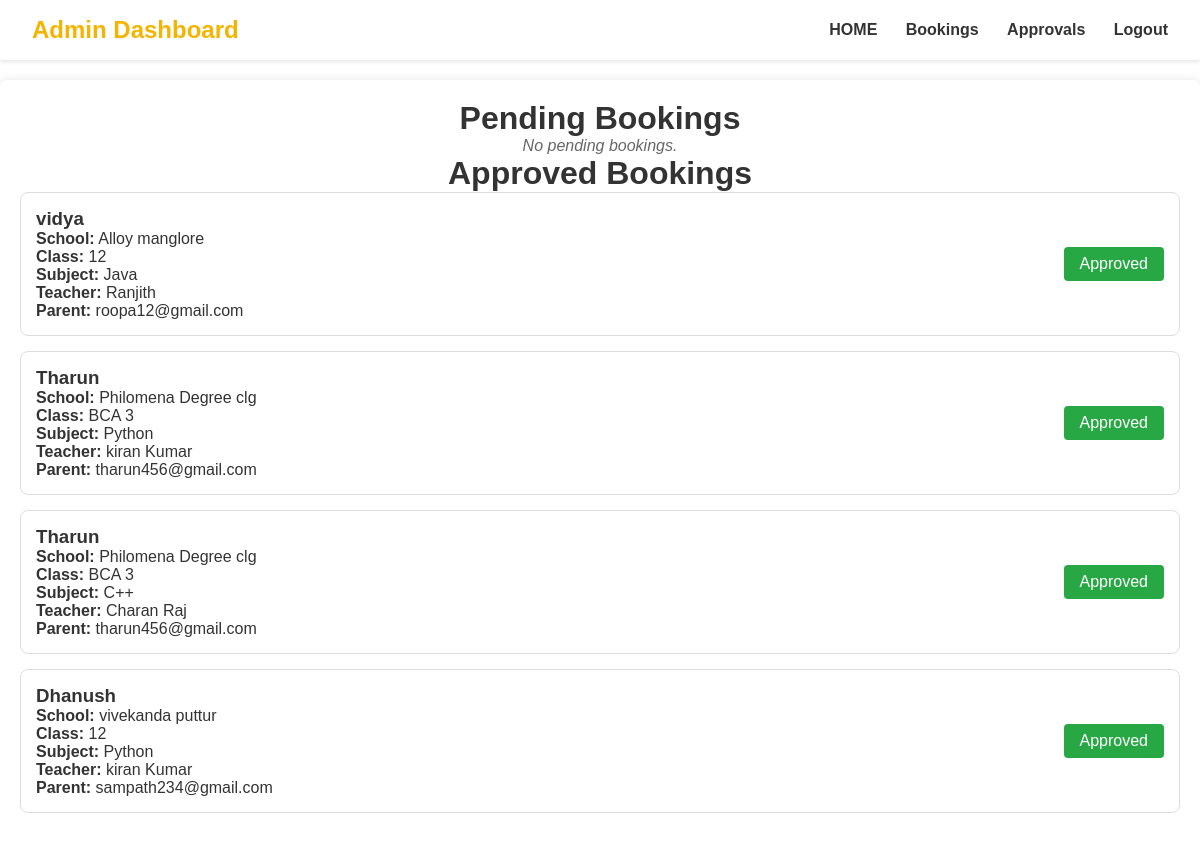
/dashboard/admin/bookings/ (signed in), run on the app's committed database.
### tution_app/parents/models.py (models this page shows, shortened)
class Booking(models.Model):
    parent = models.ForeignKey(ParentProfile, on_delete=models.CASCADE)
    teacher = models.ForeignKey('teachers.TeacherProfile', on_delete=models.CASCADE)
    student_name = models.CharField(max_length=100)
    school = models.CharField(max_length=100)
    class_name = models.CharField(max_length=50)  # e.g., 10th Grade
    subject = models.CharField(max_length=50)
    photo = models.ImageField(upload_to='bookings/', null=True, blank=True)
    is_approved = models.BooleanField(default=False)
    payment_status = models.CharField(max_length=20, default='pending')
    created_at = models.DateTimeField(auto_now_add=True)

class ParentProfile(models.Model):
    user = models.OneToOneField(User, on_delete=models.CASCADE)
    name = models.CharField(max_length=100,default='unknown')
    phone = models.CharField(max_length=10)
    gender = models.CharField(max_length=10)
    address = models.TextField()
    image = models.ImageField(upload_to='parents/')
    is_approved = models.BooleanField(default=False)

### tution_app/teachers/models.py (models this page shows, shortened)
class TeacherProfile(models.Model):
    user = models.OneToOneField(User, on_delete=models.CASCADE)
    name = models.CharField(max_length=100)
    phone = models.CharField(max_length=15)
    gender = models.CharField(max_length=10)
    address = models.TextField()
    subject = models.CharField(max_length=50)
    experience = models.IntegerField(default=0)
    image = models.ImageField(upload_to='teacher_images/', null=True, blank=True)
    is_approved = models.BooleanField(default=False)

### tution_app/parents/views.py (the view)
# urls.py: path('dashboard/admin/bookings/', views.admin_bookings, name='admin_bookings'),
@login_required
@user_passes_test(lambda u: u.is_superuser)
def admin_bookings(request):
    bookings_pending = Booking.objects.filter(is_approved=False)
    bookings_approved = Booking.objects.filter(is_approved=True)
    return render(request, 'admin/bookings.html', {
        'bookings_pending': bookings_pending,
        'bookings_approved': bookings_approved
    })

### tution_app/Templates/admin/bookings.html (shortened to what this page needs)
{% load static %}
<!DOCTYPE html>
<html lang="en">
<head>
</head>
<body>
    <header class="navbar">
        <div class="logo">Admin Dashboard</div>
        <nav class="nav-links">
            <a href="{% url 'admin_home' %}">HOME</a>
            <a href="{% url 'admin_bookings' %}">Bookings</a>
            <a href="{% url 'admin_approvals' %}">Approvals</a>
            <a href="{% url 'logout' %}">Logout</a>
        </nav>
    </header>
    <div class="container">
        <h1>Pending Bookings</h1>
        {% if bookings_pending %}
            {% for booking in bookings_pending %}
                <div class="booking-card">
                    <div class="booking-info">
                        {% if booking.photo %}
                            <img src="{{ booking.photo.url }}" alt="Student Photo" class="booking-photo">
                        {% endif %}
                        <div class="booking-details">
                            <h3>{{ booking.student_name }}</h3>
                            <p><strong>School:</strong> {{ booking.school }}</p>
                            <p><strong>Class:</strong> {{ booking.class_name }}</p>
                            <p><strong>Subject:</strong> {{ booking.subject }}</p>
                            <p><strong>Teacher:</strong> {{ booking.teacher.name }}</p>
                            <p><strong>Parent:</strong> {{ booking.parent.user.username }}</p>
                        </div>
                    </div>
                    <div class="actions">
                        <a href="{% url 'approve_booking' booking.id %}" class="btn btn-accept">Accept</a>
                        <a href="{% url 'reject_booking' booking.id %}" class="btn btn-decline">Decline</a>
                    </div>
                </div>
            {% endfor %}
        {% else %}
            <p class="no-bookings">No pending bookings.</p>
        {% endif %}
        <h1>Approved Bookings</h1>
        {% if bookings_approved %}
            {% for booking in bookings_approved %}
                <div class="booking-card">
                    <div class="booking-info">
                        <div class="booking-details">
                            <h3>{{ booking.student_name }}</h3>
                            <p><strong>School:</strong> {{ booking.school }}</p>
                            <p><strong>Class:</strong> {{ booking.class_name }}</p>
                            <p><strong>Subject:</strong> {{ booking.subject }}</p>
                            <p><strong>Teacher:</strong> {{ booking.teacher.name }}</p>
                            <p><strong>Parent:</strong> {{ booking.parent.user.username }}</p>
                        </div>
                    </div>
                    <div class="actions">
                        <span class="btn btn-accept">Approved</span>
                    </div>
                </div>
            {% endfor %}
        {% else %}
            <p class="no-bookings">No approved bookings.</p>
        {% endif %}
    </div>
</body>
</html>

### tution_app/Templates/admin/bookings.html (style rules this page uses)
* { margin: 0; padding: 0; box-sizing: border-box; font-family: Arial, sans-serif; }
body { background: #fff; color: #333; padding-top: 80px; }
.navbar { position: fixed; display: flex; justify-content: space-between; align-items: center; padding: 1rem 2rem; background-color: #fff; box-shadow: 0 2px 4px rgba(0,0,0,0.1); z-index:1000; width: 100%; top: 0; left: 0; }
.logo { font-size: 1.5rem; font-weight: bold; color: #f4b400; }
.nav-links a { margin-left: 1.5rem; text-decoration: none; color: #333; font-weight: bolder; transition: color 0.3s; }
.container { max-width: 1200px; margin: 0 auto; background-color: white; padding: 20px; border-radius: 8px; box-shadow: 0 0 10px rgba(0,0,0,0.1); }
h1 { text-align: center; color: #333; }
.booking-card { border: 1px solid #ddd; border-radius: 8px; padding: 15px; margin-bottom: 15px; display: flex; align-items: center; justify-content: space-between; }
.booking-details { flex: 1; }
.booking-info { display: flex; align-items: center; }
.actions { display: flex; gap: 10px; }
.btn { padding: 8px 16px; border: none; border-radius: 4px; cursor: pointer; text-decoration: none; display: inline-block; }
.btn-accept { background-color: #28a745; color: white; }
.no-bookings { text-align: center; color: #666; font-style: italic; }

### data on the page
Booking: student_name "vidya", school "Alloy manglore", class_name "12", subject "Java", teacher.name "Ranjith", parent.user.username "roopa12@gmail.com"
Booking: student_name "Tharun", school "Philomena Degree clg", class_name "BCA 3", subject "Python", teacher.name "kiran Kumar", parent.user.username "tharun456@gmail.com"
Booking: student_name "Tharun", school "Philomena Degree clg", class_name "BCA 3", subject "C++", teacher.name "Charan Raj", parent.user.username "tharun456@gmail.com"
Booking: student_name "Dhanush", school "vivekanda puttur", class_name "12", subject "Python", teacher.name "kiran Kumar", parent.user.username "sampath234@gmail.com"
